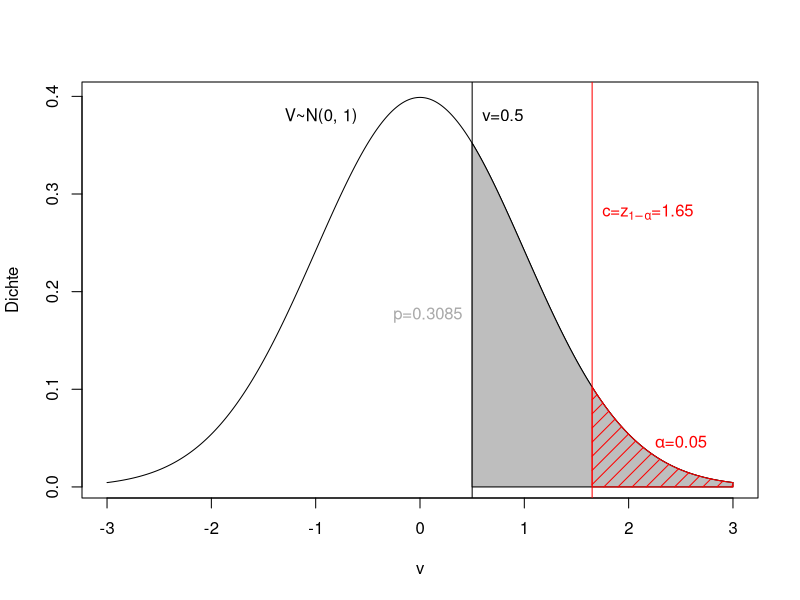

The R script that drew this image:
png("pvalue.png", width=840, height=420, bg="transparent")
c  <- 1.65
v  <- (-300:300)/100
dv <- dnorm(v)
plot(v, dv, type="l", ylab="Dichte")
text(-0.5, 0.95*max(dv), "V~N(0, 1)", pos=2)

vp  <- 0.5
abline(v=vp)
text(vp, 0.95*max(dv), sprintf('v=%.1f', vp) , pos=4)
x  <- ((100*vp):300)/100
dx <- dnorm(x)
dx <- c(0, dx, 0)
x  <- c(min(x), x, max(x))
polygon(x, dx, col="grey")
text(vp, max(dx)/2, sprintf('p=%.4f', 1-pnorm(vp)), col="darkgrey", pos=2)

abline(v=c, col="red")
text(c, 0.7*max(dv), expression(paste('c=', z[1-alpha], '=1.65')), pos=4, col="red")

x <- ((100*c):300)/100
dx <- dnorm(x)
dx <- c(0, dx, 0)
x  <- c(min(x), x, max(x))
polygon(x, dx, border="red", density=10, col="red")
text(2.5, 0.03, expression(paste(alpha, "=0.05")), col="red", pos=3)

dev.off()
